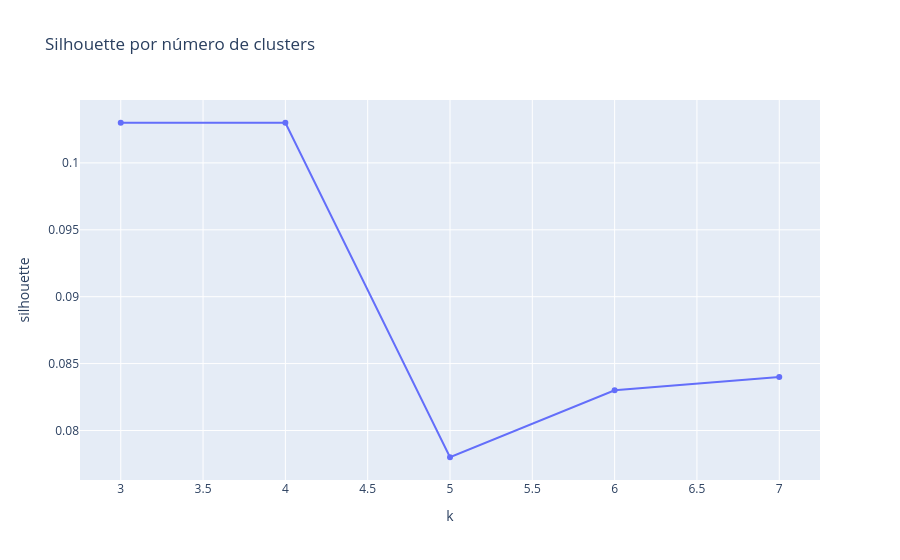

Source (notebook cell):
### Code cell
fig = px.line(ks, x="k", y="silhouette", markers=True, title="Silhouette por número de clusters")
fig.show(); save_fig(fig, "g18_silhouette")

### Figure 1 — Plotly figure (JSON) as saved in the notebook; plotly's stock layout.template omitted (floating-point values rounded to 4 significant figures)
{"data": [{"hovertemplate": "k=%{x}<br>silhouette=%{y}<extra></extra>", "legendgroup": "", "line": {"color": "#636efa", "dash": "solid"}, "marker": {"symbol": "circle"}, "mode": "lines+markers", "name": "", "orientation": "v", "showlegend": false, "type": "scatter", "x": [3, 4, 5, 6, 7], "xaxis": "x", "y": [0.103, 0.103, 0.078, 0.083, 0.084], "yaxis": "y"}], "layout": {"legend": {"tracegroupgap": 0}, "title": {"text": "Silhouette por número de clusters"}, "xaxis": {"anchor": "y", "domain": [0, 1], "title": {"text": "k"}}, "yaxis": {"anchor": "x", "domain": [0, 1], "title": {"text": "silhouette"}}}}
